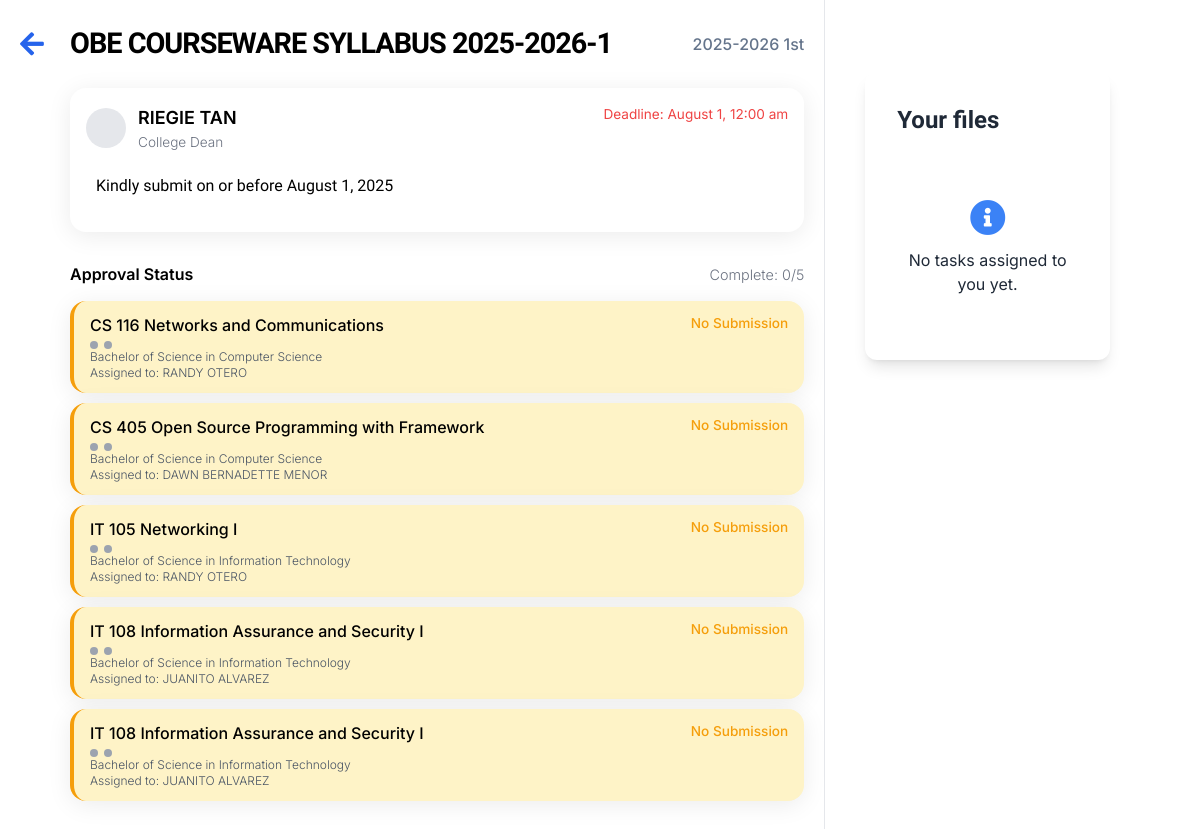
Page /main/dashboard/submissionspage.php (signed in) on the committed database.
### tables this page shows
CREATE TABLE `tasks` (
  `TaskID` int(11) NOT NULL AUTO_INCREMENT,
  `Title` varchar(255) NOT NULL,
  `Description` text DEFAULT NULL,
  `CreatedBy` int(11) DEFAULT NULL,
  `FacultyID` int(11) DEFAULT NULL,
  `DueDate` date DEFAULT NULL,
  `Status` enum('Pending','In Progress','Completed') DEFAULT 'Pending',
  `SchoolYear` varchar(30) NOT NULL,
  `Term` varchar(30) NOT NULL,
  `CreatedAt` datetime DEFAULT current_timestamp(),
  PRIMARY KEY (`TaskID`),
  KEY `CreatedBy` (`CreatedBy`),
  KEY `FacultyID` (`FacultyID`),
  CONSTRAINT `tasks_ibfk_1` FOREIGN KEY (`CreatedBy`) REFERENCES `personnel` (`PersonnelID`),
  CONSTRAINT `tasks_ibfk_2` FOREIGN KEY (`FacultyID`) REFERENCES `faculties` (`FacultyID`)
);

CREATE TABLE `personnel` (
  `PersonnelID` int(11) NOT NULL AUTO_INCREMENT,
  `FirstName` varchar(50) NOT NULL,
  `LastName` varchar(50) NOT NULL,
  `Gender` enum('Male','Female','Other') DEFAULT NULL,
  `Role` varchar(10) DEFAULT NULL,
  `FacultyID` int(11) DEFAULT NULL,
  `AccountID` int(11) DEFAULT NULL,
  PRIMARY KEY (`PersonnelID`),
  KEY `FacultyID` (`FacultyID`),
  KEY `AccountID` (`AccountID`),
  CONSTRAINT `personnel_ibfk_1` FOREIGN KEY (`FacultyID`) REFERENCES `faculties` (`FacultyID`),
  CONSTRAINT `personnel_ibfk_2` FOREIGN KEY (`AccountID`) REFERENCES `accounts` (`AccountID`) ON DELETE SET NULL ON UPDATE CASCADE
);

CREATE TABLE `task_assignments` (
  `TaskAssignmentID` int(11) NOT NULL AUTO_INCREMENT,
  `TaskID` int(11) NOT NULL,
  `ProgramID` int(11) NOT NULL,
  `CourseCode` varchar(10) NOT NULL,
  `FacultyID` int(11) NOT NULL,
  `PersonnelID` int(11) DEFAULT NULL,
  `Status` enum('Pending','Submitted','Completed') DEFAULT 'Pending',
  `ReviewStatus` enum('Not Reviewed','Approved','Rejected') DEFAULT 'Not Reviewed',
  `SubmissionPath` varchar(255) DEFAULT NULL,
  `SubmissionDate` datetime DEFAULT NULL,
  `ApprovedBy` int(11) DEFAULT NULL,
  `ApprovalDate` datetime DEFAULT NULL,
  `RevisionReason` text DEFAULT NULL,
  PRIMARY KEY (`TaskAssignmentID`),
  KEY `fk_task_assignments_tasks` (`TaskID`),
  KEY `fk_task_assignments_program` (`ProgramID`),
  KEY `fk_task_assignments_course` (`CourseCode`),
  KEY `fk_task_assignments_faculty` (`FacultyID`),
  KEY `fk_task_assignments_approver` (`ApprovedBy`),
  KEY `fk_task_assignments_personnel` (`PersonnelID`),
  CONSTRAINT `fk_task_assignments_approver` FOREIGN KEY (`ApprovedBy`) REFERENCES `personnel` (`PersonnelID`) ON DELETE SET NULL,
  CONSTRAINT `fk_task_assignments_course` FOREIGN KEY (`CourseCode`) REFERENCES `courses` (`CourseCode`) ON DELETE CASCADE,
  CONSTRAINT `fk_task_assignments_faculty` FOREIGN KEY (`FacultyID`) REFERENCES `faculties` (`FacultyID`) ON DELETE CASCADE,
  CONSTRAINT `fk_task_assignments_personnel` FOREIGN KEY (`PersonnelID`) REFERENCES `personnel` (`PersonnelID`) ON DELETE SET NULL ON UPDATE CASCADE,
  CONSTRAINT `fk_task_assignments_program` FOREIGN KEY (`ProgramID`) REFERENCES `programs` (`ProgramID`) ON DELETE CASCADE,
  CONSTRAINT `fk_task_assignments_tasks` FOREIGN KEY (`TaskID`) REFERENCES `tasks` (`TaskID`) ON DELETE CASCADE
);

CREATE TABLE `courses` (
  `CourseCode` varchar(10) NOT NULL,
  `Title` varchar(100) DEFAULT NULL,
  PRIMARY KEY (`CourseCode`)
);

CREATE TABLE `programs` (
  `ProgramID` int(11) NOT NULL AUTO_INCREMENT,
  `ProgramCode` varchar(10) NOT NULL,
  `ProgramName` varchar(100) NOT NULL,
  PRIMARY KEY (`ProgramID`)
);

### main/dashboard/submissionspage.php (the view, shortened to what the rows shown need)
<?php
function getAssignmentStatusLabel($status) {
    switch ($status) {
        case 'Pending':
            return 'No Submission';
    }
}
$conn = new mysqli("localhost", "root", "", "cms");
$accountID = $_SESSION['AccountID'];
$userRole = "";
$facultyID = null;
$roleMap = [
    'DN' => 'College Dean',
    'PH' => 'Program Head',
    'FM' => 'Faculty Member',
    'COR' => 'Courseware Coordinator'
];
$sql = "SELECT personnel.PersonnelID, personnel.FacultyID, personnel.Role, faculties.Faculty
        FROM personnel
        JOIN faculties ON personnel.FacultyID = faculties.FacultyID
        WHERE personnel.AccountID = ?";
$stmt = $conn->prepare($sql);
$stmt->bind_param("i", $accountID);
$stmt->execute();
$result = $stmt->get_result();
if ($result && $result->num_rows > 0) {
    $row = $result->fetch_assoc();
    $facultyID = $row['FacultyID'];
    $personnelID = $row['PersonnelID'];
    $userRole = $row['Role'];
}
$tasks = [];
if (isset($_GET['task_id'])) {
    $taskID = $_GET['task_id'];
    $tasksSql = "SELECT t.TaskID, t.Title, t.Description, t.DueDate, t.Status, t.CreatedAt,
                t.SchoolYear, t.Term, COUNT(ta.TaskAssignmentID) as TotalAssignments,
                SUM(CASE WHEN ta.Status = 'Completed' THEN 1 ELSE 0 END) as CompletedAssignments,
                p.FirstName as CreatorFirstName, p.LastName as CreatorLastName, p.Role as CreatorRole,
                ta.RevisionReason
                FROM tasks t
                JOIN task_assignments ta ON t.TaskID = ta.TaskID
                JOIN program_courses pc ON ta.CourseCode = pc.CourseCode AND ta.ProgramID = pc.ProgramID
                LEFT JOIN personnel p ON t.CreatedBy = p.PersonnelID
                WHERE t.TaskID = ? AND t.FacultyID = ?";
    if ($userRole != 'DN' && $userRole != 'PH' && $userRole != 'COR') {
        $tasksSql .= " AND pc.PersonnelID = ?";
    }
    $tasksSql .= " GROUP BY t.TaskID ORDER BY t.CreatedAt DESC";
    $tasksStmt = $conn->prepare($tasksSql);
    if ($userRole != 'DN' && $userRole != 'PH' && $userRole != 'COR') {
        $tasksStmt->bind_param("iii", $taskID, $facultyID, $personnelID);
    } else {
        $tasksStmt->bind_param("ii", $taskID, $facultyID);
    }
} else if ($userRole == 'DN' || $userRole == 'PH' || $userRole == 'COR') {
    $tasksSql = "SELECT t.TaskID, t.Title, t.Description, t.DueDate, t.Status, t.CreatedAt,
                t.SchoolYear, t.Term, COUNT(ta.TaskAssignmentID) as TotalAssignments,
                SUM(CASE WHEN ta.Status = 'Completed' THEN 1 ELSE 0 END) as CompletedAssignments,
                p.FirstName as CreatorFirstName, p.LastName as CreatorLastName, p.Role as CreatorRole,
                ta.RevisionReason
                FROM tasks t
                JOIN task_assignments ta ON t.TaskID = ta.TaskID
                JOIN program_courses pc ON ta.CourseCode = pc.CourseCode AND ta.ProgramID = pc.ProgramID
                LEFT JOIN personnel p ON t.CreatedBy = p.PersonnelID
                WHERE t.FacultyID = ?
                GROUP BY t.TaskID
                ORDER BY t.CreatedAt DESC";
    $tasksStmt = $conn->prepare($tasksSql);
    $tasksStmt->bind_param("i", $facultyID);
}
$tasksStmt->execute();
$tasksResult = $tasksStmt->get_result();
while ($taskRow = $tasksResult->fetch_assoc()) {
    $assignmentsSql = "SELECT ta.TaskAssignmentID, ta.CourseCode, ta.ProgramID, ta.Status as AssignmentStatus,
                    ta.SubmissionPath, ta.SubmissionDate, ta.ApprovalDate, ta.RevisionReason,
                    c.Title as CourseTitle, p.ProgramName, p.ProgramCode,
                    CONCAT(per.FirstName, ' ', per.LastName) as AssignedTo,
                    per.PersonnelID as PersonnelID,
                    CONCAT(apr.FirstName, ' ', apr.LastName) as ApprovedBy
                    FROM task_assignments ta
                    JOIN courses c ON ta.CourseCode = c.CourseCode
                    JOIN programs p ON ta.ProgramID = p.ProgramID
                    LEFT JOIN program_courses pc ON ta.CourseCode = pc.CourseCode AND ta.ProgramID = pc.ProgramID
                    LEFT JOIN personnel per ON pc.PersonnelID = per.PersonnelID
                    LEFT JOIN personnel apr ON ta.ApprovedBy = apr.PersonnelID
                    WHERE ta.TaskID = ?";
    $assignmentsSql .= " ORDER BY p.ProgramName, ta.CourseCode";
    $assignmentsStmt = $conn->prepare($assignmentsSql);
    if ($userRole != 'DN' && $userRole != 'PH' && $userRole != 'COR') {
        $assignmentsStmt->bind_param("ii", $taskRow['TaskID'], $personnelID);
    } else {
        $assignmentsStmt->bind_param("i", $taskRow['TaskID']);
    }
    $assignmentsStmt->execute();
    $assignmentsResult = $assignmentsStmt->get_result();
    $assignments = [];
    while ($assignmentRow = $assignmentsResult->fetch_assoc()) {
        $assignments[] = $assignmentRow;
    }
    $taskRow['Assignments'] = $assignments;
    $tasks[] = $taskRow;
}
$backUrl = '../../main/dashboard/dn-dash.php';
if (isset($_GET['from'])) {
  switch ($_GET['from']) {
    case 'task_frame':
      $backUrl = '../../main/task/task_frame.php';
      break;
    case 'dn-dash':
      $backUrl = '../../main/dashboard/dn-dash.php';
      break;
    case 'fm-dash':
      $backUrl = '../../main/dashboard/fm-dash.php';
      break;
    case 'ph-dash':
      $backUrl = '../../main/dashboard/ph-dash.php';
      break;
  }
} else {
  switch ($userRole) {
    case 'DN':
    default:
      $backUrl = '../../main/dashboard/dn-dash.php';
      break;
  }
}
?>
<!DOCTYPE html>
<html lang="en">
<head>
  <link href="../../src/tailwind/output.css" rel="stylesheet" />
  <link href="https://cdnjs.cloudflare.com/ajax/libs/font-awesome/5.15.3/css/all.min.css" rel="stylesheet" />
</head>
<body class="px-[50px]">
  <div class="content">
    <div class="tasks-section">
      <?php if (empty($tasks)): ?>
      <div class="no-tasks">
        <p>No tasks available. <?php echo ($userRole == 'DN') ? 'Create your first task!' : 'Tasks assigned to you will appear here.'; ?></p>
      </div>
      <?php else: ?>
        <?php if (!empty($tasks)): ?>
          <div class="section-header mb-8" style="position: relative; min-height: 48px; display: flex; align-items: center;">
            <a href="<?php echo $backUrl; ?>" class="back-arrow-btn" title="Back" style="position: absolute; left: -50px; top: 50%; transform: translateY(-50%); margin: 0;"><i class="fas fa-arrow-left"></i></a>
            <h3 class="task-title font-onest" style="font-family: 'Onest', sans-serif; margin-left: 0;">
              <?php echo htmlspecialchars($tasks[0]['Title']); ?>
            </h3>
            <span class="course-code" style="margin-left: 1rem;">
              <?php echo htmlspecialchars($tasks[0]['SchoolYear'] . ' ' . $tasks[0]['Term']); ?>
            </span>
          </div>
        <?php endif; ?>
        <?php foreach ($tasks as $task): ?>
          <div class="task-list mb-8">
            <div class="task-card mb-4">
              <div class="task-header mb-2">
                <div class="faculty-info">
                  <div class="faculty-avatar"></div>
                  <div class="faculty-details">
                    <p class="faculty-name text-lg font-semibold"><?php echo htmlspecialchars($task['CreatorFirstName'] . ' ' . $task['CreatorLastName']); ?></p>
                    <p class="faculty-role font-light"><?php echo htmlspecialchars($roleMap[$task['CreatorRole']] ?? $task['CreatorRole']); ?></p>
                  </div>
                </div>
                <div class="deadline">
                  <p>Deadline: <?php echo date("F j, g:i a", strtotime($task['DueDate'])); ?></p>
                </div>
              </div>
              <div class="task-content mb-2 p-[10px]">
                <p class="text-base font-onest font-light"><?php echo nl2br(htmlspecialchars($task['Description'])); ?></p>
              </div>
            </div>
            <div class="approval-section">
              <div class="approval-header mb-2">
                <h3 class="font-semibold">Approval Status</h3>
                <div class="complete-label font-light">Complete: <?php echo $task['CompletedAssignments']; ?>/<?php echo $task['TotalAssignments']; ?></div>
              </div>
              <?php if (!empty($task['Assignments'])): ?>
                <?php foreach ($task['Assignments'] as $assignment): ?>
                  <div class="course-card <?php echo $assignment['AssignmentStatus'] == 'Completed' ? 'completed' : ($assignment['AssignmentStatus'] == 'Submitted' ? 'submitted' : 'pending'); ?> mb-3" >
                    <div class="course-info">
                      <p class="course-name font-semibold"><?php echo htmlspecialchars($assignment['CourseCode'] . ' ' . $assignment['CourseTitle']); ?></p>
                      <div class="course-badges">
                        <span class="badge"></span>
                        <span class="badge"></span>
                      </div>
                      <p class="text-xs text-gray-600 font-light"><?php echo htmlspecialchars($assignment['ProgramName']); ?></p>
                      <p class="text-xs text-gray-600 font-light">Assigned to: <?php echo !empty($assignment['AssignedTo']) ? htmlspecialchars($assignment['AssignedTo']) : 'No assigned professor'; ?></p>
                    </div>
                    <div class="status">
                      <span class="status-label <?php echo strtolower($assignment['AssignmentStatus']); ?>">
                        <?php echo getAssignmentStatusLabel($assignment['AssignmentStatus']); ?>
                      </span>
                    </div>
                  </div>
                <?php endforeach; ?>
              <?php else: ?>
                <p class="text-center text-gray-500 my-4 font-light">No courses assigned to this task.</p>
              <?php endif; ?>
            </div>
          </div>
        <?php endforeach; ?>
      <?php endif; ?>
    </div>
  </div>
</body>
</html>

### rows in the picture
tasks: Title "OBE COURSEWARE SYLLABUS 2025-2026-1", SchoolYear+Term "2025-2026 1st", CreatedBy.LastName "RIEGIE TAN", CreatedBy.Role "College Dean", DueDate "August 1, 12:00 am", Description "Kindly submit on or before August 1, 2025", CompletedAssignments "0", TotalAssignments "5"
task_assignments: CourseCode.Title "CS 116 Networks and Communications", ProgramID.ProgramName "Bachelor of Science in Computer Science", AssignedTo "RANDY OTERO", Status "No Submission"
task_assignments: CourseCode.Title "CS 405 Open Source Programming with Framework", ProgramID.ProgramName "Bachelor of Science in Computer Science", AssignedTo "DAWN BERNADETTE MENOR", Status "No Submission"
task_assignments: CourseCode.Title "IT 105 Networking I", ProgramID.ProgramName "Bachelor of Science in Information Technology", AssignedTo "RANDY OTERO", Status "No Submission"
task_assignments: CourseCode.Title "IT 108 Information Assurance and Security I", ProgramID.ProgramName "Bachelor of Science in Information Technology", AssignedTo "JUANITO ALVAREZ", Status "No Submission"
